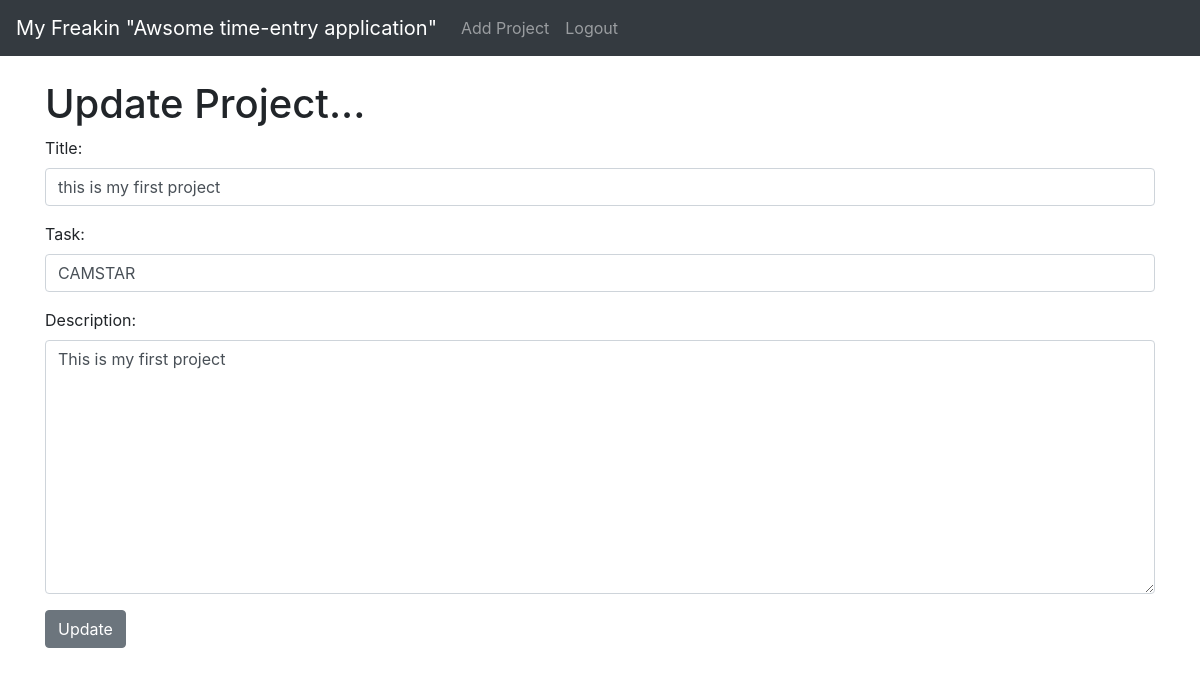
/article/edit/4 (signed in), run on the app's committed database.
### entryapp/models.py (models this page shows, shortened)
class Task(models.Model):
    title = models.CharField(max_length=255)
    task = models.CharField(max_length=255)
    author = models.ForeignKey(User, on_delete=models.CASCADE)
    description = models.TextField()
    post_date = models.DateField(auto_now_add=True)
    start = models.TimeField()
    end = models.TimeField()

### entryapp/views.py (the view)
# urls.py: path('article/edit/<int:pk>',UpdatePostView.as_view(),name="update_post"),
class UpdatePostView(UpdateView):
    model = Task
    form_class = EditForm
    template_name = 'update_post.html'

### entryapp/forms.py
class EditForm(forms.ModelForm):
    class Meta:
        model = Task
        fields = ('title' , 'task' , 'description')
        widgets = {
            'title' : forms.TextInput(attrs={'class':'form-control','placeholder':'This is title Placeholder Project'}),
            'task': forms.TextInput(attrs={'class': 'form-control'}),
            'description': forms.Textarea(attrs={'class': 'form-control'}),
        }

### entryapp/templates/update_post.html (shortened to what this page needs)
{% extends "base.html" %}
{% block content %}
{% if user.is_authenticated %}
    <h1>Update Project...</h1>
    <div class="form-group">
    <form method="POST">
        {{ form.as_p }}
        <button class="btn btn-secondary">Update</button></form>
    </div>
{% else %}
You're not allowed here!(and you knoe it...)
{% endif %}
{% endblock %}

### data on the page
Task: title "this is my first project", task "CAMSTAR", description "This is my first project"
